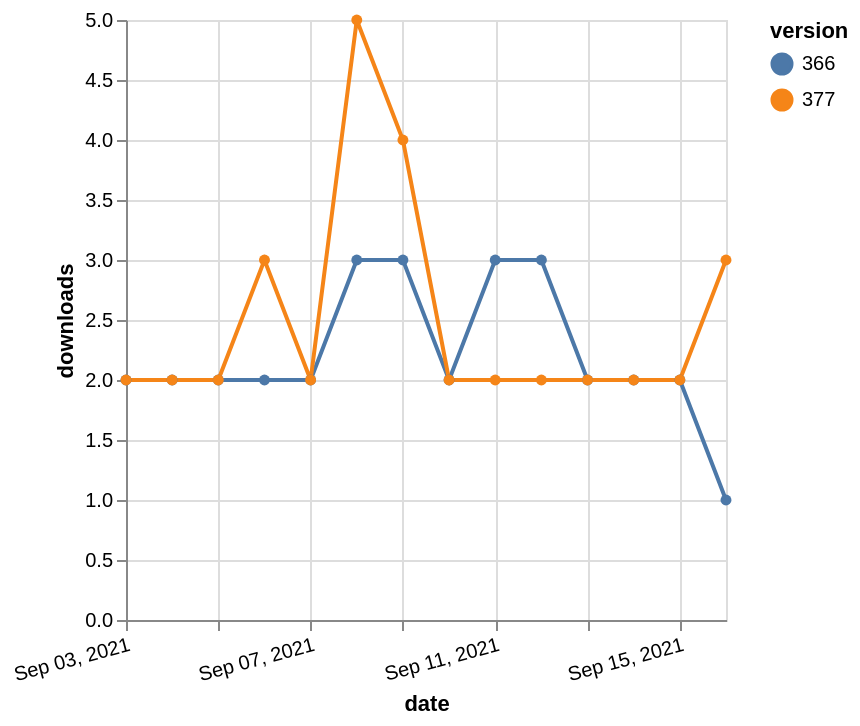

Vega-Lite specification stored for this chart:
### Vega-Lite specification from a JSON file in a GitHub repository (floating-point values rounded to 4 significant figures)
{"$schema": "https://vega.github.io/schema/vega-lite/v5.json", "description": "A simple bar chart with embedded data.", "data": {"values": [{"date": "2021-09-03", "total": 2243, "delta": 2, "version": "366"}, {"date": "2021-09-04", "total": 2245, "delta": 2, "version": "366"}, {"date": "2021-09-05", "total": 2247, "delta": 2, "version": "366"}, {"date": "2021-09-06", "total": 2249, "delta": 2, "version": "366"}, {"date": "2021-09-07", "total": 2251, "delta": 2, "version": "366"}, {"date": "2021-09-08", "total": 2254, "delta": 3, "version": "366"}, {"date": "2021-09-09", "total": 2257, "delta": 3, "version": "366"}, {"date": "2021-09-10", "total": 2259, "delta": 2, "version": "366"}, {"date": "2021-09-11", "total": 2262, "delta": 3, "version": "366"}, {"date": "2021-09-12", "total": 2265, "delta": 3, "version": "366"}, {"date": "2021-09-13", "total": 2267, "delta": 2, "version": "366"}, {"date": "2021-09-14", "total": 2269, "delta": 2, "version": "366"}, {"date": "2021-09-15", "total": 2271, "delta": 2, "version": "366"}, {"date": "2021-09-16", "total": 2272, "delta": 1, "version": "366"}, {"date": "2021-09-03", "total": 2039, "delta": 2, "version": "377"}, {"date": "2021-09-04", "total": 2041, "delta": 2, "version": "377"}, {"date": "2021-09-05", "total": 2043, "delta": 2, "version": "377"}, {"date": "2021-09-06", "total": 2046, "delta": 3, "version": "377"}, {"date": "2021-09-07", "total": 2048, "delta": 2, "version": "377"}, {"date": "2021-09-08", "total": 2053, "delta": 5, "version": "377"}, {"date": "2021-09-09", "total": 2057, "delta": 4, "version": "377"}, {"date": "2021-09-10", "total": 2059, "delta": 2, "version": "377"}, {"date": "2021-09-11", "total": 2061, "delta": 2, "version": "377"}, {"date": "2021-09-12", "total": 2063, "delta": 2, "version": "377"}, {"date": "2021-09-13", "total": 2065, "delta": 2, "version": "377"}, {"date": "2021-09-14", "total": 2067, "delta": 2, "version": "377"}, {"date": "2021-09-15", "total": 2069, "delta": 2, "version": "377"}, {"date": "2021-09-16", "total": 2072, "delta": 3, "version": "377"}]}, "width": "container", "mark": {"type": "line", "point": {"filled": true}}, "encoding": {"x": {"field": "date", "type": "temporal", "timeUnit": "yearmonthdate", "title": "date", "axis": {"labelAngle": -15}}, "y": {"field": "delta", "type": "quantitative", "title": "downloads"}, "color": {"field": "version", "type": "nominal"}, "tooltip": {"field": "delta"}}}
